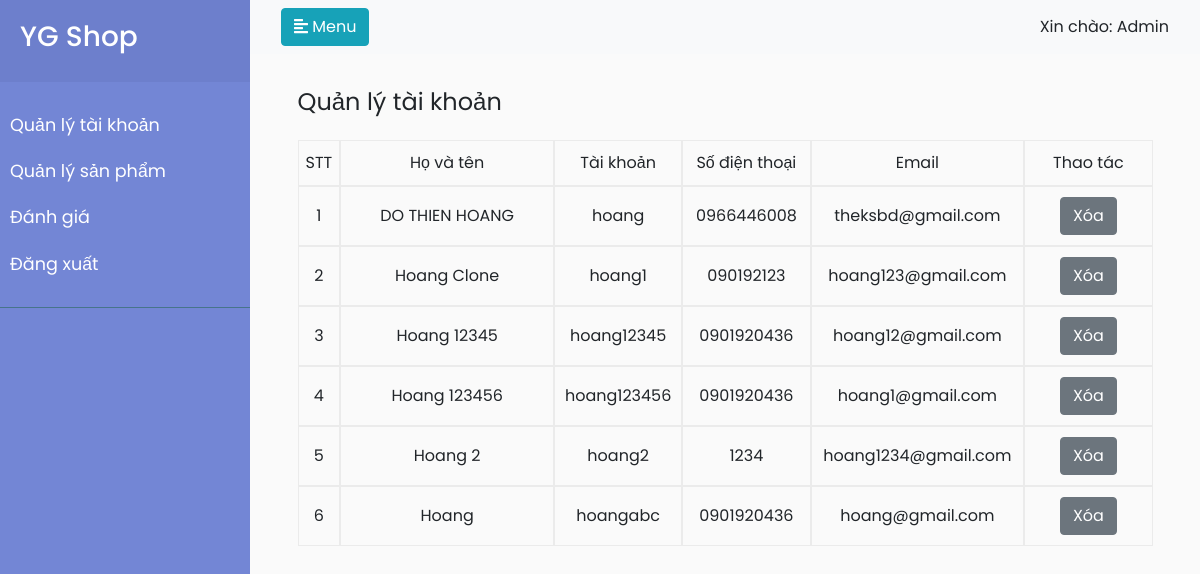
The page /admin/users.php?id=hoang12345 on the database its author committed.
### tables this page shows
CREATE TABLE `db_user` (
  `NAME` varchar(100) DEFAULT NULL,
  `EMAIL` varchar(100) DEFAULT NULL,
  `SDT` varchar(15) DEFAULT NULL,
  `ACCOUNT` varchar(100) NOT NULL,
  `PASS` varchar(100) DEFAULT NULL
);

### admin/users.php (the view, shortened to what this page needs)
<!DOCTYPE html>
<html lang="en">
<head>
    <link rel="stylesheet" href="https://stackpath.bootstrapcdn.com/bootstrap/4.1.0/css/bootstrap.min.css">
    <link rel="stylesheet" href="css/user.css">
</head>
<body>
    <div class="wrapper">
        <nav id="sidebar">
            <div class="sidebar-header">
                <h3>YG Shop</h3>
            </div>
            <ul class="list-unstyled components">
                <li>
                    <a href="/admin/users.php">Quản lý tài khoản</a>
                </li>
                <li>
                    <a href="/admin/products.php">Quản lý sản phẩm</a>
                </li>
                <li>
                    <a href="/admin/comments.php">Đánh giá</a>
                </li>
                <li>
                    <a href="/loginPage.php">Đăng xuất</a>
                </li>
            </ul>
        </nav>
        <div id="content">
            <nav class="navbar navbar-expand-lg navbar-light bg-light">
                <div class="container-fluid">
                    <button type="button" id="sidebarCollapse" class="btn btn-info">
                        <i class="fas fa-align-left"></i>
                        <span>Menu</span>
                    </button>
                    <span>Xin chào: Admin</span>
                </div>
            </nav>
            <div class="cart-container">
                <div class="cart-title">
                    <span style="font-size: 24px">Quản lý tài khoản</span>
                </div>
                <div class="cart-header">
                    <div class="cart-image a-center" style="width: 5%">STT</div>
                    <div class="cart-name a-center" style="width: 25%">Họ và tên</div>
                    <div class="cart-price a-center" style="width: 15%">Tài khoản</div>
                    <div class="cart-number a-center" style="width: 15%">Số điện thoại</div>
                    <div class="cart-totalperItem a-center" style="width: 25%">Email</div>
                    <div class="cart-delete a-center" style="width: 15%">Thao tác</div>
                </div>
                <?php
                require_once("services/connect_db.php");
                $query =  "SELECT * from db_user";
                $result = mysqli_query($connect, $query);
                $data = [];
                while ($row = mysqli_fetch_array($result, 1)) {
                $data[] = $row;
                }
                $index = 1;
                foreach ($data as $item) {
                echo
                '
                <div class="cart-header">
                    <div class="cart-image a-center" style="width: 5%">' . ($index++) . '</div>
                    <div class="cart-name a-center" style="width: 25%">' . $item['NAME'] . '</div>
                    <div class="cart-price a-center" style="width: 15%">' . $item['ACCOUNT'] . '</div>
                    <div class="cart-number a-center" style="width: 15%">' . $item['SDT'] . '</div>
                    <div class="cart-totalperItem a-center" style="width: 25%">' . $item['EMAIL'] . '</div>
                    <div class="cart-delete a-center" style="width: 15%"><a class="btn btn-secondary" href="?id=' . $item['ACCOUNT'] . '">Xóa</a></div>
                </div>
                ';
                };
            ?>
            </div>
        </div>
    </div>
</body>
</html>

### admin/css/user.css (style rules this page uses)
body { font-family: 'Poppins', sans-serif; background: #fafafa; height: 100%; }
a, a:hover, a:focus { color: inherit; text-decoration: none; transition: all 0.3s; }
.wrapper { display: flex; width: 100%; height: 100%; align-items: stretch; }
#sidebar { background: #7386D5; color: #fff; transition: all 0.3s; }
#sidebar .sidebar-header { padding: 20px; background: #6d7fcc; }
#sidebar ul.components { padding: 20px 0; border-bottom: 1px solid #47748b; }
#sidebar ul li a { padding: 10px; font-size: 1.1em; display: block; }
.wrapper { display: flex; align-items: stretch; }
#sidebar { min-width: 250px; max-width: 250px; }
#sidebar { min-width: 250px; max-width: 250px; min-height: 100vh; }
#content { width: 100%; }
.cart-container { width: 90%; margin-left: auto; margin-right: auto; }
.cart-title { margin: 30px 0px 20px 0px; }
.cart-header { display: flex; flex-direction: row; }
.a-center { display: flex; flex-direction: column; gap: 1em; padding: 10px 0; text-align: center; align-items: center; justify-content: center; border: 1px solid rgb(235, 235, 235); }

### rows shown on the page
db_user: NAME "DO THIEN HOANG", ACCOUNT "hoang", SDT "0966446008", EMAIL "theksbd@gmail.com"
db_user: NAME "Hoang Clone", ACCOUNT "hoang1", SDT "090192123", EMAIL "hoang123@gmail.com"
db_user: NAME "Hoang 12345", ACCOUNT "hoang12345", SDT "0901920436", EMAIL "hoang12@gmail.com"
db_user: NAME "Hoang 123456", ACCOUNT "hoang123456", SDT "0901920436", EMAIL "hoang1@gmail.com"
db_user: NAME "Hoang 2", ACCOUNT "hoang2", SDT "1234", EMAIL "hoang1234@gmail.com"
db_user: NAME "Hoang", ACCOUNT "hoangabc", SDT "0901920436", EMAIL "hoang@gmail.com"
